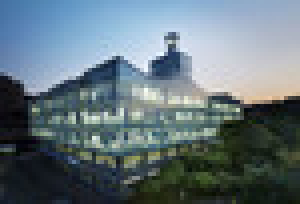
#> input picture assignment11/cau-resized.jpg, 75 x 51 px (shown 4 times larger)
$ jupyter execute --allow-errors assignment11.ipynb
#> lines starting #> are read from the running program, lines starting #| are printed output that depends on the picture
# Image Denoising

**Name**: ZHU GUANGYU
**Student ID**: 20165953
**Github Repo**: [assignment11](https://github.com/z1ggy-o/cv_assignment/tree/master/assignment11)

---

## Multi-objective least squares

In some applications we have *multiple* objectives, all of which we would like to be small:

$$J_{1} = ||A_{1}x-b_{1}||^{2}, \cdots, J_{k} = ||A_{k}x-b_{k}||^{2} $$

We seek a *single* $\hat{x}$ that gives a compromise, and makes them all small, tothe extent possible. We call this the *multi-objective*  least squares problem.

We cannot get a single $\hat{x}$ which makes all the objectives be minimum at same time, so we have to come out a compromise plan. A standard method for finding a value of $x$ that gives a compromise in making all the objectves small is to choose $x$ to minimize a *weighted sum objective*:

$$ J = \lambda_{1}J_{1} + \cdots + \lambda_{k}J_{k} = \lambda_{1}||A_{1}x-b_{1}||^{2} + \cdots + \lambda_{k}||A_{k}x-b_{k}||^{2}, $$

where $\lambda$ are positive *weights*, that express our relative desire for the terms to be small.

### Weighted sum least squares via stacking

We can minimize the weighted sum obejctive function by expressing it as a standard least squares problem, then we can solve it by the method we use before. Express $J$ as the norm squared of a single vector:

$$ J = \begin{Vmatrix}
\begin{bmatrix}
\sqrt{\lambda_{1}}(A_{1}x - b_{1}) \\
\vdots \\
\sqrt{\lambda_{k}}(A_{k}x - b_{k})
\end{bmatrix}
\end{Vmatrix}^{2}$$

so we have

$$
J = \begin{Vmatrix}
\begin{bmatrix}\sqrt{\lambda_{1}}A_{1}\\ \vdots \\ \sqrt{\lambda_{k}}A_{k} \end{bmatrix}x -
\begin{bmatrix}\sqrt{\lambda_{1}}b_{1}\\ \vdots \\ \sqrt{\lambda_{k}}b_{k} \end{bmatrix}
\end{Vmatrix}^{2}
=
\begin{Vmatrix}\tilde{A}x - \tilde{b} \end{Vmatrix}^{2}
$$

Now, we have reduced the problem of minimizing the weighted sum least squares objective to a standard lest squares problem.

Usually, we identify a *primary ojective* $J_{1}$ that we would like to be small. We also identify one or more *secondary objectives* that we would also like to be small. There are many possible sencondary objectives:

- $||x||^{2}$: $x$ should be small.
- $|| x - x^{prior}||^{2}$: $x$ should be near $x^{prior}$.
- $||Dx||^{2}$, where $D$ is the first difference matrix: $x$ should be smooth.

## Estination and inversion

In the broad application area of *estimation*, the goal is to estimate a set of $n$ values (also called parameters), the entries of the n-vector $x$. We are given a set of *m measurements*, the entries of an $m$-vector $y$. They are related by

$$ y = Ax + v $$

The $m$-vector $v$ is the *measurement noise*, and is unknown but presumed to be small. The estimation problem is to make a sensible guess as to what $x$ is, given $y$ and prior knowledge about $x$.

Of course we cannot expect to find $x$ exactly when the measurement noise is nonzero. This is called *approximate inversion*.

If we guess that $x$ has the value $\hat{x}$, then we are implicitly making the guess that $v$ has the value $y - A\hat{x}$. If we assume that $v$ is small, then a sensible choive for $\hat{x}$ is the least squares approximate solution, which minimizes $||A\hat{x}-y||^{2}$. We will take this as our primary objective. And we choose secondary objectives by the informations we know about $x$.

## Image Denoising

Image de-nosing is one of the *Inversion* problem. The vector $x$ is an image, and the matrix $A$ gives noise, so $y = Ax + v $ is a noisy image.

Our prior infromation about $x$ is that it is smooth; neighboring pixels values are not very different from each other. So we choose $||Dx||^2$ be our secondary objective.

Because image is 2D, we form an estimate $\hat{x}$ image by minimizing a cost function of the form

$$||Ax - y||^2 + \lambda (||D_{h}x||^{2} + ||D_{v}x||^{2}) $$

Here $D_{v}$ and $D_{h}$ are vertical and horizontal differencing operations.

### Our specific denosing problem

In our problem, we do not use matrix $A$ to add noisy on image, but just given noisy image $y$, so our function is

$$ ||x - y||^2 + \lambda (||D_{h}x||^{2} + ||D_{v}x||^{2}) $$

Express it as a norm squared form, we have

$$
\begin{Vmatrix}
\begin{bmatrix} I \\ \sqrt{\lambda}D_{h}\\ \sqrt{\lambda}D_{v} \end{bmatrix}x -
\begin{bmatrix} y \\ 0 \\ 0 \end{bmatrix}
\end{Vmatrix}^{2}
=
\begin{Vmatrix}\tilde{A}x - \tilde{b} \end{Vmatrix}^{2}
$$

Suppose the vector $x$ has length $MN$ then $D_{h}$ is a $M(N-1) \times MN$ matrix, $D_{v}$ be the $(M-1)N \times MN$ matrix, and $I$ is a $M \times N$ identity matrix.

Now we can use standard least mean square method to get our $\hat{x}$.

---

## Implementation

### Import packages & read input data

[cell 1]
import matplotlib.pyplot as plt
import numpy as np
import math
from scipy import signal
from skimage import io, color
from skimage import exposure

file_image	= 'cau-resized.jpg'

im_color 	= io.imread(file_image)
#> im_color is the input picture: shape (51, 75, 3); mean R, G, B 100.6, 116.8, 124.5
im_gray  	= color.rgb2gray(im_color)
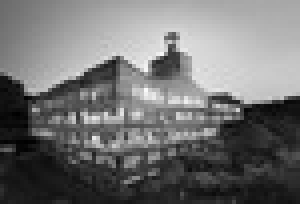
#> im_gray: shape (51, 75) float64 (shown 4 times larger); min 0.00251, max 0.978, mean 0.447
im          = (im_gray - np.mean(im_gray)) / np.std(im_gray)
row, col    = im.shape
#> row = 51; col = 75

### Function for generate noisy image

Here we add some noise on original image by normal distribution with mean 0 and standard deviation $\sigma$.

[cell 2]
def create_noisy_img(img, noise_std):
    """Add noise on image

    Arguments:
        img(np.matrix): input clear image.
        noise_std: noise standard deviation.
    Return:
        noisy image
    """
#> called with noise_std = 0.2

    row, col = im.shape
#> row = 51; col = 75

    noise = np.random.normal(0, noise_std, (row, col))
    im_noise = im + noise
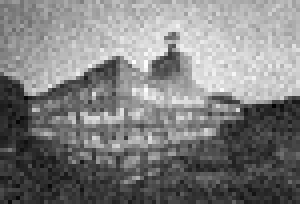
#> im_noise: shape (51, 75) float64 (shown 4 times larger); min -2.09, max 2.07, mean -0.00539; drawn with min black and max white

    return im_noise

### Build cost function

As we talked above, to build cost function, we need a $M \times N$ identity matrix $I$, a $M(N-1) \times MN$ matrix $D_{h}$, and a $(M-1)N \times MN$ matrix $D_{v}$ then combine them to a big matrix $\tilde{A}$.

[cell 3]
# [45 lines left out: functions create_tilde_matrix, deri_h, deri_v, not called in this run]

#### Generate $\tilde{b}$

[cell 4]
# [15 lines left out: function create_tilde_b, not called in this run]

#### Compute $\hat{x}$

[cell 5]
def compute_param(A, y):
    return np.linalg.lstsq(A, y, rcond=None)[0]

### De-noising image

Since we have got all the components of the cost function, now we can compute the approximate inversion $\hat{x}$

[cell 6]
def denoising(row, col, weight, img_noisy):
    """de-noising image

    Arguments:
        row: #row of image
        col: #col of image
        weight: weight for secondary objective
        img_noisy: noisy image
    Return:
        img_recon: de-noised image
        error: error of this denoising
    """
    # tranform image to vector
    b = create_tilde_b(row, col, im_noise)

    # generate matrix A
    matrix_A = create_tilde_matrix(row, col, weight)

    # compute recon image
    img_recon = compute_param(matrix_A, b)

    # compute error
    b_clear = create_tilde_b(row, col, im)
    cost_func = np.inner(matrix_A, img_recon) - b_clear
    error = np.linalg.norm(cost_func)**2

    # transform to matrix shape
    img_recon = (img_recon.reshape((col, row))).T


    return img_recon, error

---

## De-noising Images

Now, let's try our `denoising` function to do some image de-noising.

### Try different standard deviation $\sigma$ and regularization parameter $\lambda$

First create a function to convenient plotting.

[cell 7]
# [24 lines left out: function plot_images, not called in this run]

1. Try $\sigma = 0.2$, $\lambda = 0.25$

[cell 8]
noise_std = 0.2
weight = 0.25

# generate noisy image
img_noisy = create_noisy_img(im, noise_std)

# denoising
#> (the rest of this cell did not finish here and is left out)

2. Try $\sigma = 0.5$, $\lambda = 0.25$

[cell 9]
noise_std = 0.5
weight = 0.25

img_noisy = create_noisy_img(im, noise_std)
#> call 2 of create_noisy_img, with noise_std = 0.5
#> in create_noisy_img (call 2), `im_noise = im + noise`:
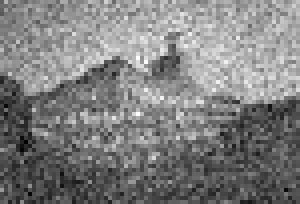
#> im_noise: shape (51, 75) float64 (shown 4 times larger); min -3.03, max 3.02, mean -0.000503; drawn with min black and max white
#> (the rest of this cell did not finish here and is left out)


plot_images(im, img_noisy, img_recon)

3. Try $\sigma = 0.2$, $\lambda = 1$

[cell 10]
noise_std = 0.2
weight = 1

img_noisy = create_noisy_img(im, noise_std)
#> call 3 of create_noisy_img, with noise_std = 0.2
#> in create_noisy_img (call 3), `im_noise = im + noise`:
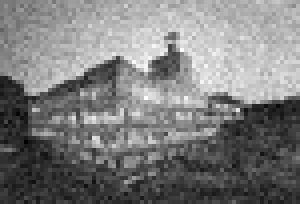
#> im_noise: shape (51, 75) float64 (shown 4 times larger); min -2.1, max 2.17, mean -0.00354; drawn with min black and max white
#> (the rest of this cell did not finish here and is left out)


plot_images(im, img_noisy, img_recon)

4. Try $\sigma = 0.5$, $\lambda = 1$

[cell 11]
noise_std = 0.5
weight = 1

img_noisy = create_noisy_img(im, noise_std)
#> call 4 of create_noisy_img, with noise_std = 0.5
#> in create_noisy_img (call 4), `im_noise = im + noise`:
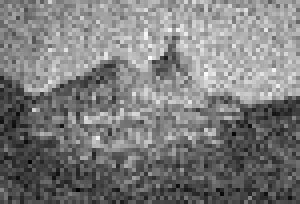
#> im_noise: shape (51, 75) float64 (shown 4 times larger); min -2.85, max 2.98, mean 0.00215; drawn with min black and max white
#> (the rest of this cell did not finish here and is left out)


plot_images(im, img_noisy, img_recon)

Since I do not get memory to compute bigger image, these may not very clear.

But we still can see from the above images, when $\sigma$ bigger the noise is more, when $\lambda$ get bigger the recon images are becoming smoother.

### See how $\lambda$ affects result

Let's fix $\sigma$ and try different $\lambda s$ to see the result.

[cell 12]
lambdas = [0.5**x for x in range(-5, 11)]
img_noisy = create_noisy_img(im, 0.5)
#> in create_noisy_img (call 5), `im_noise = im + noise`:
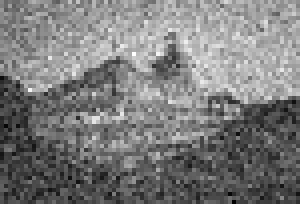
#> im_noise: shape (51, 75) float64 (shown 4 times larger); min -2.9, max 3.07, mean 0.00659; drawn with min black and max white

error_histo = []
imgs = []

#> (the rest of this cell did not finish here and is left out)

[cell 13]
plt.figure(figsize=(16, 16))
for i in range(len(error_histo)):
    p = plt.subplot(6,3,i+1)
    img_recon= imgs[i]
    p.set_title('weight = {}'.format(lambdas[i]))
    plt.imshow(img_recon, cmap='gray')
    plt.axis('off')

plt.show()

Let's see how the error of of reconstruction changes.

Error function is $E(u) = ||u-f||_{2}^{2} + \lambda||\nabla u||_{2}^{2}$

[cell 14]
l = [0,1,2,3,4,5,6,7,8,9,10,11,12,13,14,15]

plt.title("Reconstruction error with diff weight")
plt.plot(error_histo, 'b-')
plt.xlabel('Lambda')
plt.ylabel('Error')
plt.show()
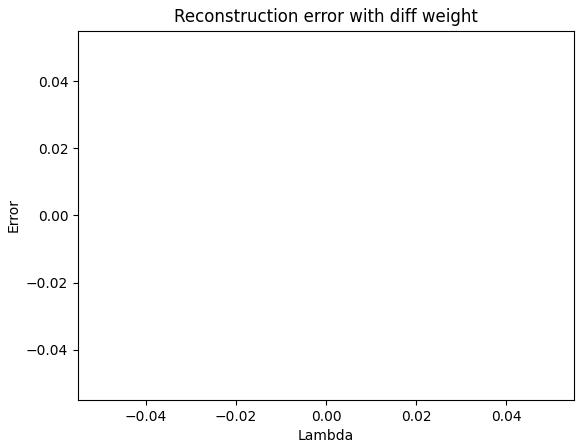
#> figure drawn by matplotlib, 1 panel
